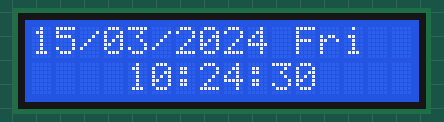
Bench run of a sketch on a simulated Arduino Uno, built with avr-gcc and run on an emulated ATmega328P. Shown: 16×2 character LCD. Wiring (inferred from the names in the program): DS1307 clock at I2C address 0x68. The local clock reads 2024-03-15 10:24:30 at power-on unless the sketch sets it.

Above: at 0.1 s.
At 4.2 s:
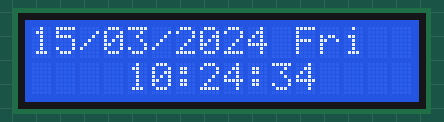
At 9.3 s:
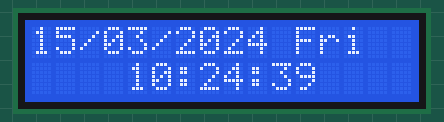
At 19.6 s:
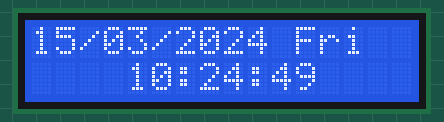
At 28.8 s:
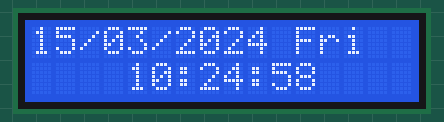
At 39.0 s:
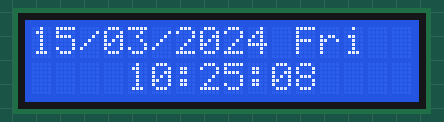

Measured:
- what the display in image 1 shows lasts 1.0 s, from 4.2 s to 5.2 s

The sketch:

I2C_Rahud.ino
```cpp
#include <Wire.h>
#include <LCD_I2C.h>

#define DS1307_ADDRESS 0x68  // I2C Address ของ DS1307
LCD_I2C lcd(0x27, 16, 2);

// ฟังก์ชันแปลง BCD เป็น Decimal (เพราะชิป RTC เก็บข้อมูลแบบ BCD)
byte bcdToDec(byte val) {
  return ((val / 16 * 10) + (val % 16));
}

void setup() {
  Wire.begin();        // เริ่มการสื่อสาร I2C
  Serial.begin(9600);

  lcd.begin();
  lcd.backlight();

  // ตรวจสอบเบื้องต้นว่ามีอุปกรณ์ตอบสนองไหม
  Wire.beginTransmission(DS1307_ADDRESS);
  if (Wire.endTransmission() != 0) {
    lcd.print("RTC not found!");
    while(1);
  }
}
const char* days[] = {"", "Sun", "Mon", "Tue", "Wed", "Thu", "Fri", "Sat"};

void loop() {
  // 1. ส่งคำสั่งไปยัง DS1307 เพื่อบอกว่าจะอ่านตั้งแต่ Register 0x00 (วินาที)
  Wire.beginTransmission(DS1307_ADDRESS);
  Wire.write(0x00);
  Wire.endTransmission();

  // 2. ขออ่านข้อมูล 7 Bytes (วินาที, นาที, ชั่วโมง, วันในสัปดาห์, วันที่, เดือน, ปี)
  Wire.requestFrom(DS1307_ADDRESS, 7);

  if (Wire.available() >= 7) {
    // อ่านค่าและแปลงจาก BCD เป็นเลขฐานสิบ
    byte second = bcdToDec(Wire.read() & 0x7F); // bit 7 คือ CH bit (Clock Halt)
    byte minute = bcdToDec(Wire.read());
    byte hour   = bcdToDec(Wire.read() & 0x3F); // bit 6 คือ 12/24 hour mode
    byte dow    = bcdToDec(Wire.read());        // Day of week
    byte day    = bcdToDec(Wire.read());
    byte month  = bcdToDec(Wire.read());
    int  year   = bcdToDec(Wire.read()) + 2000;

    // 3. แสดงผลบน LCD
    lcd.setCursor(0, 0);
    printDigits(day);   lcd.print("/");
    printDigits(month); lcd.print("/");
    lcd.print(year);
    lcd.print(" ");
    lcd.print(days[dow]); // แสดง Sun, Mon, ...

    lcd.setCursor(4, 1);
    printDigits(hour);   lcd.print(":");
    printDigits(minute); lcd.print(":");
    printDigits(second);
  }

  delay(1000);
}

// ฟังก์ชันช่วยจัดการเลข 0 นำหน้าบน LCD
void printDigits(byte digits) {
  if (digits < 10) lcd.print('0');
  lcd.print(digits);
}
```
